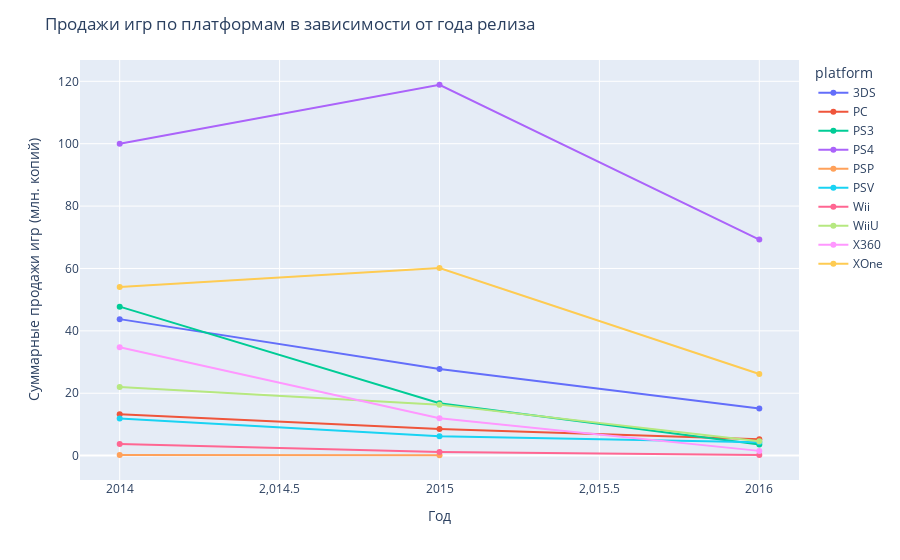

Here is the notebook cell this chart was saved with:
### Markdown cell above
#### Перспективные платформы для продвижения

### Code cell
# Посмотрим какие платформы лидируют по продажам, растут или падают на графике

# готовим сводную таблицу
platform_by_year = df_actual.groupby(['platform','year_of_release'], as_index=False)[['total_sales']].sum()

# строим линейный график
fig = px.line(platform_by_year, 
              x='year_of_release', 
              y='total_sales', 
              color='platform', 
              markers=True) 
# оформляем график
fig.update_layout(title='Продажи игр по платформам в зависимости от года релиза',
                   xaxis_title='Год',
                   yaxis_title='Суммарные продажи игр (млн. копий)')
fig.show() 

# Посмотрим какие платформы лидируют по продажам, растут или падают в таблице
(df_actual.pivot_table(index=('platform')
                      ,columns='year_of_release'
                      ,values='total_sales'
                      ,aggfunc='sum'
                      ,margins=True
                      ,dropna=True
                     
                      )
            .sort_values(by='All', ascending = False)
            .reset_index()
            .fillna(0)
)

### Figure 1 — Plotly figure (JSON) as saved in the notebook; plotly's stock layout.template omitted (floating-point values rounded to 4 significant figures)
{"data": [{"hovertemplate": "platform=3DS<br>year_of_release=%{x}<br>total_sales=%{y}<extra></extra>", "legendgroup": "3DS", "line": {"color": "#636efa", "dash": "solid"}, "marker": {"symbol": "circle"}, "mode": "markers+lines", "name": "3DS", "orientation": "v", "showlegend": true, "type": "scatter", "x": [2014, 2015, 2016], "xaxis": "x", "y": [43.76, 27.78, 15.14], "yaxis": "y"}, {"hovertemplate": "platform=PC<br>year_of_release=%{x}<br>total_sales=%{y}<extra></extra>", "legendgroup": "PC", "line": {"color": "#EF553B", "dash": "solid"}, "marker": {"symbol": "circle"}, "mode": "markers+lines", "name": "PC", "orientation": "v", "showlegend": true, "type": "scatter", "x": [2014, 2015, 2016], "xaxis": "x", "y": [13.28, 8.52, 5.25], "yaxis": "y"}, {"hovertemplate": "platform=PS3<br>year_of_release=%{x}<br>total_sales=%{y}<extra></extra>", "legendgroup": "PS3", "line": {"color": "#00cc96", "dash": "solid"}, "marker": {"symbol": "circle"}, "mode": "markers+lines", "name": "PS3", "orientation": "v", "showlegend": true, "type": "scatter", "x": [2014, 2015, 2016], "xaxis": "x", "y": [47.76, 16.82, 3.6], "yaxis": "y"}, {"hovertemplate": "platform=PS4<br>year_of_release=%{x}<br>total_sales=%{y}<extra></extra>", "legendgroup": "PS4", "line": {"color": "#ab63fa", "dash": "solid"}, "marker": {"symbol": "circle"}, "mode": "markers+lines", "name": "PS4", "orientation": "v", "showlegend": true, "type": "scatter", "x": [2014, 2015, 2016], "xaxis": "x", "y": [100.0, 118.9, 69.25], "yaxis": "y"}, {"hovertemplate": "platform=PSP<br>year_of_release=%{x}<br>total_sales=%{y}<extra></extra>", "legendgroup": "PSP", "line": {"color": "#FFA15A", "dash": "solid"}, "marker": {"symbol": "circle"}, "mode": "markers+lines", "name": "PSP", "orientation": "v", "showlegend": true, "type": "scatter", "x": [2014, 2015], "xaxis": "x", "y": [0.24, 0.12], "yaxis": "y"}, {"hovertemplate": "platform=PSV<br>year_of_release=%{x}<br>total_sales=%{y}<extra></extra>", "legendgroup": "PSV", "line": {"color": "#19d3f3", "dash": "solid"}, "marker": {"symbol": "circle"}, "mode": "markers+lines", "name": "PSV", "orientation": "v", "showlegend": true, "type": "scatter", "x": [2014, 2015, 2016], "xaxis": "x", "y": [11.9, 6.25, 4.25], "yaxis": "y"}, {"hovertemplate": "platform=Wii<br>year_of_release=%{x}<br>total_sales=%{y}<extra></extra>", "legendgroup": "Wii", "line": {"color": "#FF6692", "dash": "solid"}, "marker": {"symbol": "circle"}, "mode": "markers+lines", "name": "Wii", "orientation": "v", "showlegend": true, "type": "scatter", "x": [2014, 2015, 2016], "xaxis": "x", "y": [3.75, 1.14, 0.18], "yaxis": "y"}, {"hovertemplate": "platform=WiiU<br>year_of_release=%{x}<br>total_sales=%{y}<extra></extra>", "legendgroup": "WiiU", "line": {"color": "#B6E880", "dash": "solid"}, "marker": {"symbol": "circle"}, "mode": "markers+lines", "name": "WiiU", "orientation": "v", "showlegend": true, "type": "scatter", "x": [2014, 2015, 2016], "xaxis": "x", "y": [22.03, 16.35, 4.6], "yaxis": "y"}, {"hovertemplate": "platform=X360<br>year_of_release=%{x}<br>total_sales=%{y}<extra></extra>", "legendgroup": "X360", "line": {"color": "#FF97FF", "dash": "solid"}, "marker": {"symbol": "circle"}, "mode": "markers+lines", "name": "X360", "orientation": "v", "showlegend": true, "type": "scatter", "x": [2014, 2015, 2016], "xaxis": "x", "y": [34.74, 11.96, 1.52], "yaxis": "y"}, {"hovertemplate": "platform=XOne<br>year_of_release=%{x}<br>total_sales=%{y}<extra></extra>", "legendgroup": "XOne", "line": {"color": "#FECB52", "dash": "solid"}, "marker": {"symbol": "circle"}, "mode": "markers+lines", "name": "XOne", "orientation": "v", "showlegend": true, "type": "scatter", "x": [2014, 2015, 2016], "xaxis": "x", "y": [54.07, 60.14, 26.15], "yaxis": "y"}], "layout": {"legend": {"title": {"text": "platform"}, "tracegroupgap": 0}, "margin": {"t": 60}, "title": {"text": "Продажи игр по платформам в зависимости от года релиза"}, "xaxis": {"anchor": "y", "domain": [0, 1], "title": {"text": "Год"}}, "yaxis": {"anchor": "x", "domain": [0, 1], "title": {"text": "Суммарные продажи игр (млн. копий)"}}}}
